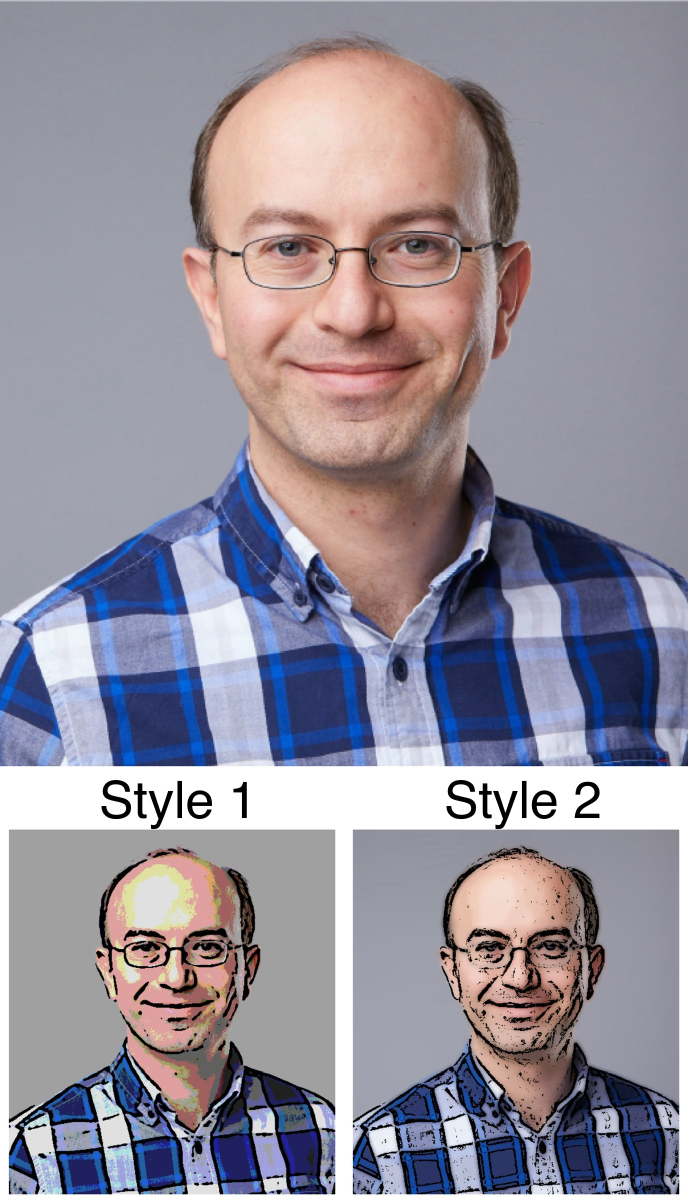
#> input picture Code/example.jpg, 1375 x 2406 px (shown at 1/2 size); its folder holds only this picture in this run
$ python -i Final_project.py   (imports and definitions only)   (older library calls are emulated)
#> lines starting #> are read from the running program, lines starting #| are printed output that depends on the picture; after the words box and inside, x2 and y2 are one past the last pixel; in counts of white or black regions, pixels touching at a corner belong together
#> in cartoonization1, img is the input picture: shape (2406, 1375, 3); mean B, G, R 155.1, 142.8, 148.2
# %%
import tkinter as tk
from tkinter import ttk
from tkinter import Button, Label, messagebox
from tkinter.filedialog import askopenfilename
from PIL import Image, ImageTk, UnidentifiedImageError
import cv2
import numpy as np

#---------------------Cartoonization 1---------------------------
def smooth_image(img):
    # Apply Gaussian blur to smooth the image
    img_smooth = cv2.GaussianBlur(img, (7, 7), 0)
    # Apply median blur for further smoothing
    img_smooth = cv2.medianBlur(img_smooth, 5)
    # Apply bilateral filter for edge-preserving smoothing
    img_smooth = cv2.bilateralFilter(img_smooth, 5, 80, 80)
    return img_smooth

def edge_detection(img):
    # Apply Laplacian edge detection
    img_edges = cv2.Laplacian(img, cv2.CV_8U, ksize=5)
    # Convert the edge-detected image to grayscale
    img_edges = cv2.cvtColor(img_edges, cv2.COLOR_BGR2GRAY)
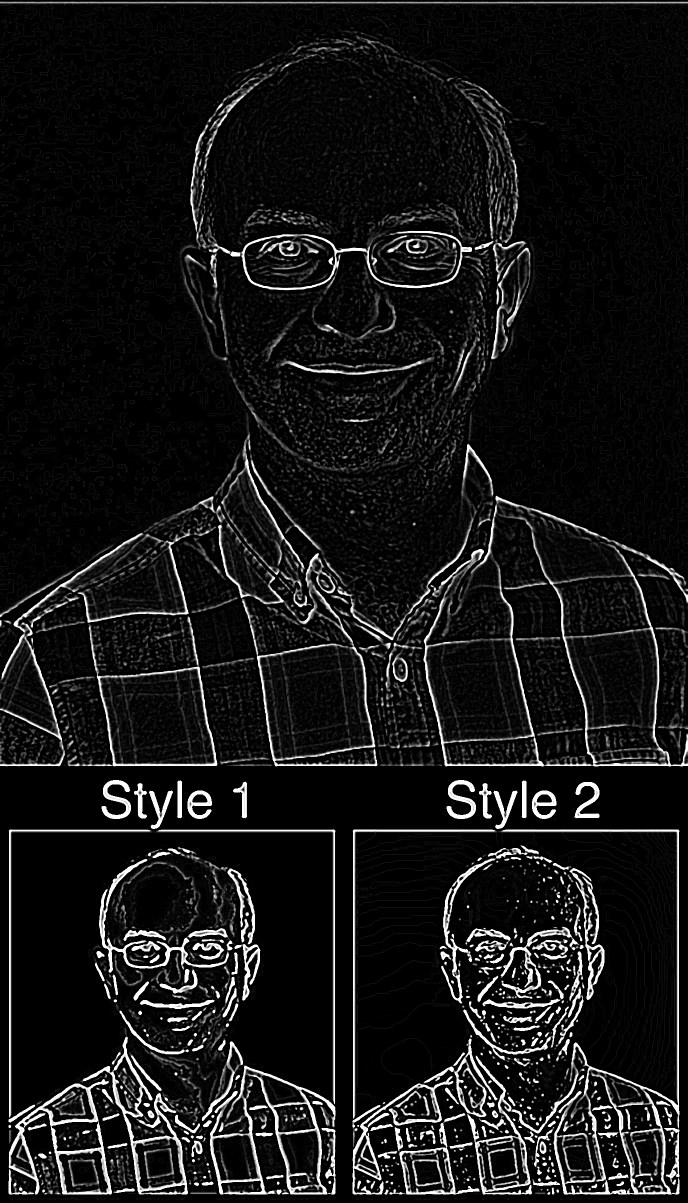
#> img_edges: shape (2406, 1375) (shown at 1/2 size); min 0, max 255, mean 22.2
    # Remove additional noise
    img_edges = cv2.GaussianBlur(img_edges, (5, 5), 0)
    return img_edges

def apply_threshold(blur_img):
    # Apply Otsu's thresholding to segment the image
    _, thresh_img = cv2.threshold(blur_img, 245, 255, cv2.THRESH_BINARY + cv2.THRESH_OTSU)
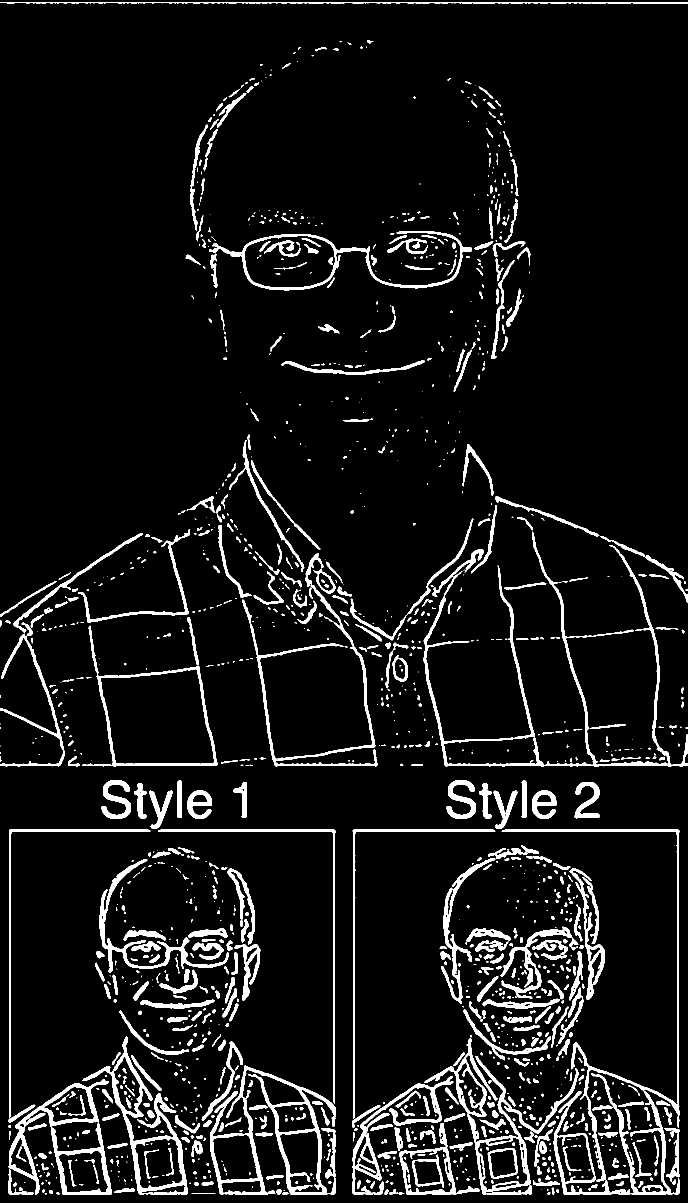
#> thresh_img: shape (2406, 1375) (shown at 1/2 size); 7.6% white; 1447 white regions (722 under 20 px), largest, box (x1, y1, x2, y2) and area: (1003, 1659, 1359, 2389) 14916, (847, 1063, 1375, 1533) 13207, (420, 2131, 671, 2389) 12217
    return thresh_img

def invert_image(thresh_img):
    # Invert the thresholded image
    inverted_img = cv2.subtract(255, thresh_img)
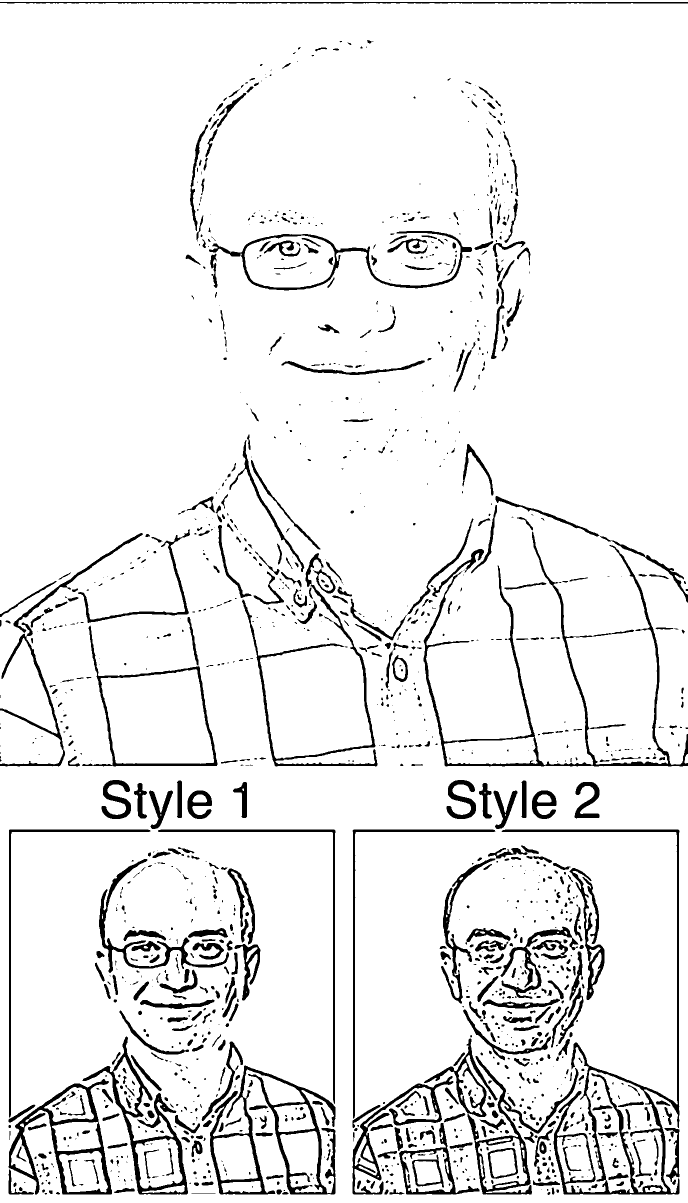
#> inverted_img: shape (2406, 1375) (shown at 1/2 size); 92.4% white; 1447 black regions (722 under 20 px), largest, box (x1, y1, x2, y2) and area: (1003, 1659, 1359, 2389) 14916, (847, 1063, 1375, 1533) 13207, (420, 2131, 671, 2389) 12217
    return inverted_img

def kmeans_color_quantization(img, K=8):
    # Reshape the image for k-means clustering
#> called with K = 8
    img_reshaped = img.reshape((-1, 3))
    img_reshaped = np.float32(img_reshaped)
    # Define criteria for k-means clustering
    criteria = (cv2.TERM_CRITERIA_EPS + cv2.TERM_CRITERIA_MAX_ITER, 10, 1.0)
    # Apply k-means clustering
    _, label, center = cv2.kmeans(img_reshaped, K, None, criteria, 10, cv2.KMEANS_RANDOM_CENTERS)
#> center = [[165.2, 151.8, 150.9], [124.4, 62.53, 39.51], [217.1, 187.7, 180.5], [86.4, 86.71, 111.7], [32.27, 19.82, 19.79], [249.9, 249.2, 249.4], [115.9, 128.7, 171.9], [167.7, 182.3, 224.3]]
    center = np.uint8(center)
#> center = [[165, 151, 150], [124, 62, 39], [217, 187, 180], [86, 86, 111], [32, 19, 19], [249, 249, 249], [115, 128, 171], [167, 182, 224]]
    # Assign cluster centers to each pixel
    res = center[label.flatten()]
    img_quantized = res.reshape((img.shape))
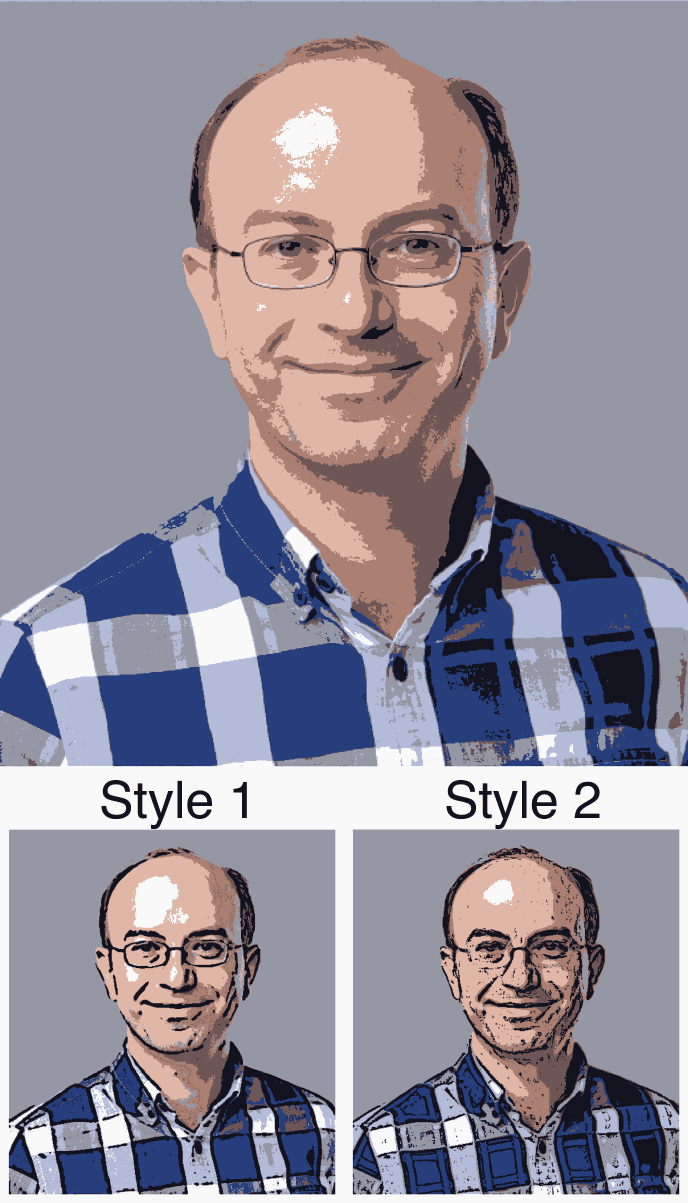
#> img_quantized: shape (2406, 1375, 3) (shown at 1/2 size); mean B, G, R 154.9, 142.2, 147.6
    return img_quantized

def binarize_image(img, div=64):
    # Binarize the image by quantizing pixel values
#> called with div = 64
    return img // div * div + div // 2

def cartoonization1(imgPath):

    img = cv2.imread(imgPath)

    img_smooth = smooth_image(img)
    img_edges = edge_detection(img_smooth)
    thresh_img = apply_threshold(img_edges)

    inverted_img = invert_image(thresh_img)
    img_quantized = kmeans_color_quantization(img)
    img_binarized = binarize_image(img)

    # Resize the binarized image to match the size of the inverted image
    img_binarized = cv2.resize(img_binarized, (inverted_img.shape[1], inverted_img.shape[0]))

    # Convert the inverted image to RGB format
    inverted_img_rgb = cv2.cvtColor(inverted_img, cv2.COLOR_GRAY2RGB)

    # Apply bitwise AND operation to combine the inverted image with the binarized image
    cartoon_image = cv2.bitwise_and(inverted_img_rgb, img_binarized)
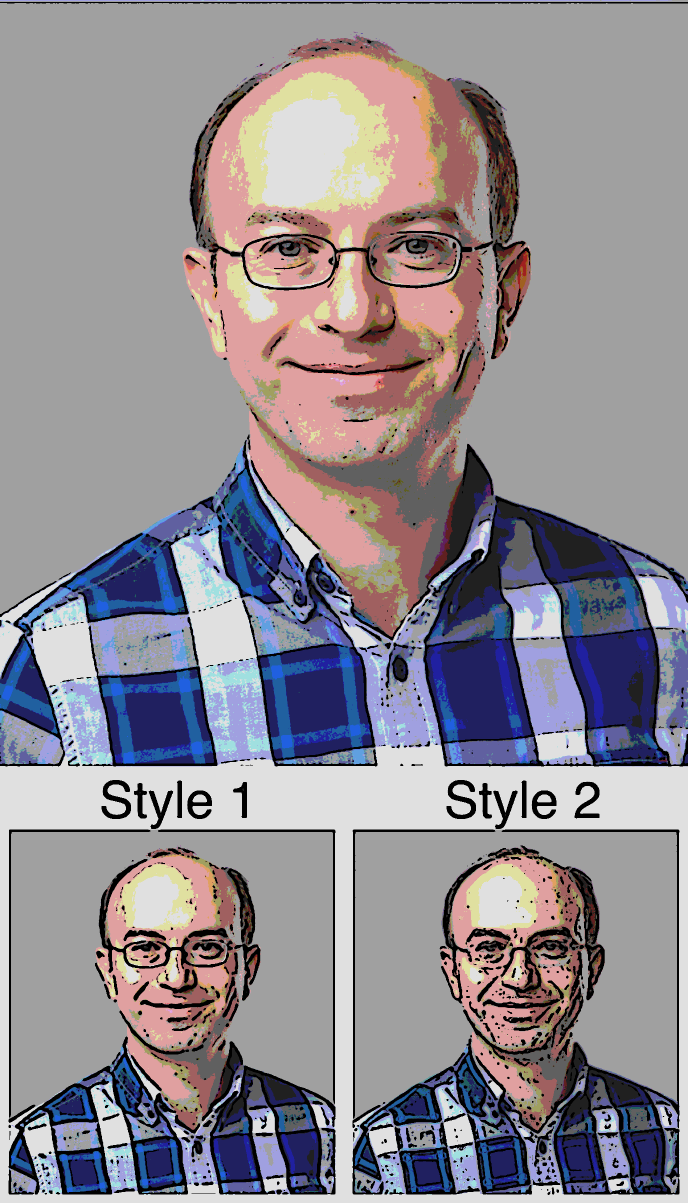
#> cartoon_image: shape (2406, 1375, 3) (shown at 1/2 size); mean B, G, R 146.2, 138.9, 144.3

    # Write the cartoonized image to a file
    cv2.imwrite('CartoonImage.png', cartoon_image)

    return cartoon_image

#---------------------Cartoonization 2---------------------------
# [166 lines left out: functions cartoonization2, upload, cartoonize, resizer, setup_gui, not called in this run]

# [2 lines not run here, left out]

>>> result = cartoonization1('example.jpg')
